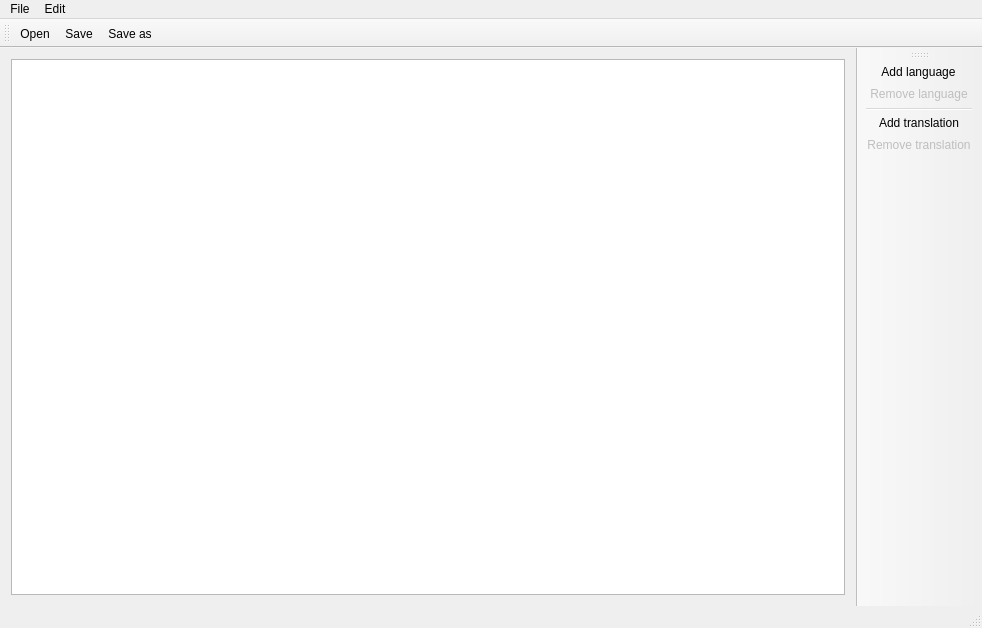
<?xml version="1.0" encoding="UTF-8"?>
<ui version="4.0">
 <class>MainWindow</class>
 <widget class="QMainWindow" name="MainWindow">
  <property name="geometry">
   <rect>
    <x>0</x>
    <y>0</y>
    <width>982</width>
    <height>628</height>
   </rect>
  </property>
  <property name="windowTitle">
   <string>BSM Editor</string>
  </property>
  <widget class="QWidget" name="centralWidget">
   <layout class="QGridLayout" name="gridLayout">
    <item row="0" column="0">
     <widget class="QTableView" name="tableView"/>
    </item>
   </layout>
  </widget>
  <widget class="QMenuBar" name="menuBar">
   <property name="geometry">
    <rect>
     <x>0</x>
     <y>0</y>
     <width>982</width>
     <height>21</height>
    </rect>
   </property>
   <widget class="QMenu" name="menuFile">
    <property name="title">
     <string>File</string>
    </property>
    <addaction name="aOpen"/>
    <addaction name="aReload"/>
    <addaction name="separator"/>
    <addaction name="aSave"/>
    <addaction name="aSaveAs"/>
    <addaction name="separator"/>
    <addaction name="aClose"/>
    <addaction name="separator"/>
    <addaction name="aExit"/>
   </widget>
   <widget class="QMenu" name="menuEdit">
    <property name="title">
     <string>Edit</string>
    </property>
    <addaction name="aAddLanguage"/>
    <addaction name="aRemoveLanguage"/>
    <addaction name="separator"/>
    <addaction name="aAddTranslation"/>
    <addaction name="aRemoveTranslation"/>
   </widget>
   <addaction name="menuFile"/>
   <addaction name="menuEdit"/>
  </widget>
  <widget class="QToolBar" name="tbFile">
   <property name="windowTitle">
    <string>File</string>
   </property>
   <attribute name="toolBarArea">
    <enum>TopToolBarArea</enum>
   </attribute>
   <attribute name="toolBarBreak">
    <bool>false</bool>
   </attribute>
   <addaction name="aOpen"/>
   <addaction name="aSave"/>
   <addaction name="aSaveAs"/>
  </widget>
  <widget class="QStatusBar" name="statusBar"/>
  <widget class="QToolBar" name="tbEdit">
   <property name="windowTitle">
    <string>Edit</string>
   </property>
   <attribute name="toolBarArea">
    <enum>RightToolBarArea</enum>
   </attribute>
   <attribute name="toolBarBreak">
    <bool>false</bool>
   </attribute>
   <addaction name="aAddLanguage"/>
   <addaction name="aRemoveLanguage"/>
   <addaction name="separator"/>
   <addaction name="aAddTranslation"/>
   <addaction name="aRemoveTranslation"/>
  </widget>
  <action name="aOpen">
   <property name="icon">
    <iconset resource="resources.qrc">
     <normaloff>:/32x32/actions/document-open-5.ico</normaloff>:/32x32/actions/document-open-5.ico</iconset>
   </property>
   <property name="text">
    <string>Open</string>
   </property>
   <property name="toolTip">
    <string>Open file</string>
   </property>
   <property name="shortcut">
    <string>Ctrl+O</string>
   </property>
  </action>
  <action name="aExit">
   <property name="icon">
    <iconset resource="resources.qrc">
     <normaloff>:/32x32/actions/application-exit-4.ico</normaloff>:/32x32/actions/application-exit-4.ico</iconset>
   </property>
   <property name="text">
    <string>Exit</string>
   </property>
   <property name="toolTip">
    <string>Close program</string>
   </property>
   <property name="shortcut">
    <string>Alt+F4</string>
   </property>
  </action>
  <action name="aAddLanguage">
   <property name="icon">
    <iconset resource="resources.qrc">
     <normaloff>:/32x32/actions/language-add.ico</normaloff>:/32x32/actions/language-add.ico</iconset>
   </property>
   <property name="text">
    <string>Add language</string>
   </property>
   <property name="toolTip">
    <string>Add language</string>
   </property>
  </action>
  <action name="aReload">
   <property name="icon">
    <iconset resource="resources.qrc">
     <normaloff>:/32x32/actions/document-open-recent.ico</normaloff>:/32x32/actions/document-open-recent.ico</iconset>
   </property>
   <property name="text">
    <string>Reload</string>
   </property>
   <property name="toolTip">
    <string>Reload file from disk</string>
   </property>
   <property name="shortcut">
    <string>Ctrl+R</string>
   </property>
  </action>
  <action name="aClose">
   <property name="enabled">
    <bool>false</bool>
   </property>
   <property name="icon">
    <iconset resource="resources.qrc">
     <normaloff>:/32x32/actions/document-close-4.ico</normaloff>:/32x32/actions/document-close-4.ico</iconset>
   </property>
   <property name="text">
    <string>Close</string>
   </property>
   <property name="toolTip">
    <string>Close file</string>
   </property>
  </action>
  <action name="aSave">
   <property name="icon">
    <iconset resource="resources.qrc">
     <normaloff>:/32x32/actions/document-save-5.ico</normaloff>:/32x32/actions/document-save-5.ico</iconset>
   </property>
   <property name="text">
    <string>Save</string>
   </property>
   <property name="toolTip">
    <string>Save file</string>
   </property>
   <property name="shortcut">
    <string>Ctrl+S</string>
   </property>
  </action>
  <action name="aSaveAs">
   <property name="icon">
    <iconset resource="resources.qrc">
     <normaloff>:/32x32/actions/document-save-as-5.ico</normaloff>:/32x32/actions/document-save-as-5.ico</iconset>
   </property>
   <property name="text">
    <string>Save as...</string>
   </property>
   <property name="toolTip">
    <string>Save file as...</string>
   </property>
  </action>
  <action name="aRemoveLanguage">
   <property name="enabled">
    <bool>false</bool>
   </property>
   <property name="icon">
    <iconset resource="resources.qrc">
     <normaloff>:/32x32/actions/language-remove.ico</normaloff>:/32x32/actions/language-remove.ico</iconset>
   </property>
   <property name="text">
    <string>Remove language</string>
   </property>
  </action>
  <action name="aAddTranslation">
   <property name="icon">
    <iconset resource="resources.qrc">
     <normaloff>:/32x32/actions/list-add-4.ico</normaloff>:/32x32/actions/list-add-4.ico</iconset>
   </property>
   <property name="text">
    <string>Add translation</string>
   </property>
   <property name="toolTip">
    <string>Add translation</string>
   </property>
  </action>
  <action name="aRemoveTranslation">
   <property name="enabled">
    <bool>false</bool>
   </property>
   <property name="icon">
    <iconset resource="resources.qrc">
     <normaloff>:/32x32/actions/list-remove-4.ico</normaloff>:/32x32/actions/list-remove-4.ico</iconset>
   </property>
   <property name="text">
    <string>Remove translation</string>
   </property>
   <property name="toolTip">
    <string>Remove translation</string>
   </property>
  </action>
 </widget>
 <layoutdefault spacing="6" margin="11"/>
 <resources>
  <include location="resources.qrc"/>
 </resources>
 <connections>
  <connection>
   <sender>aExit</sender>
   <signal>triggered()</signal>
   <receiver>MainWindow</receiver>
   <slot>close()</slot>
   <hints>
    <hint type="sourcelabel">
     <x>-1</x>
     <y>-1</y>
    </hint>
    <hint type="destinationlabel">
     <x>490</x>
     <y>313</y>
    </hint>
   </hints>
  </connection>
 </connections>
</ui>
